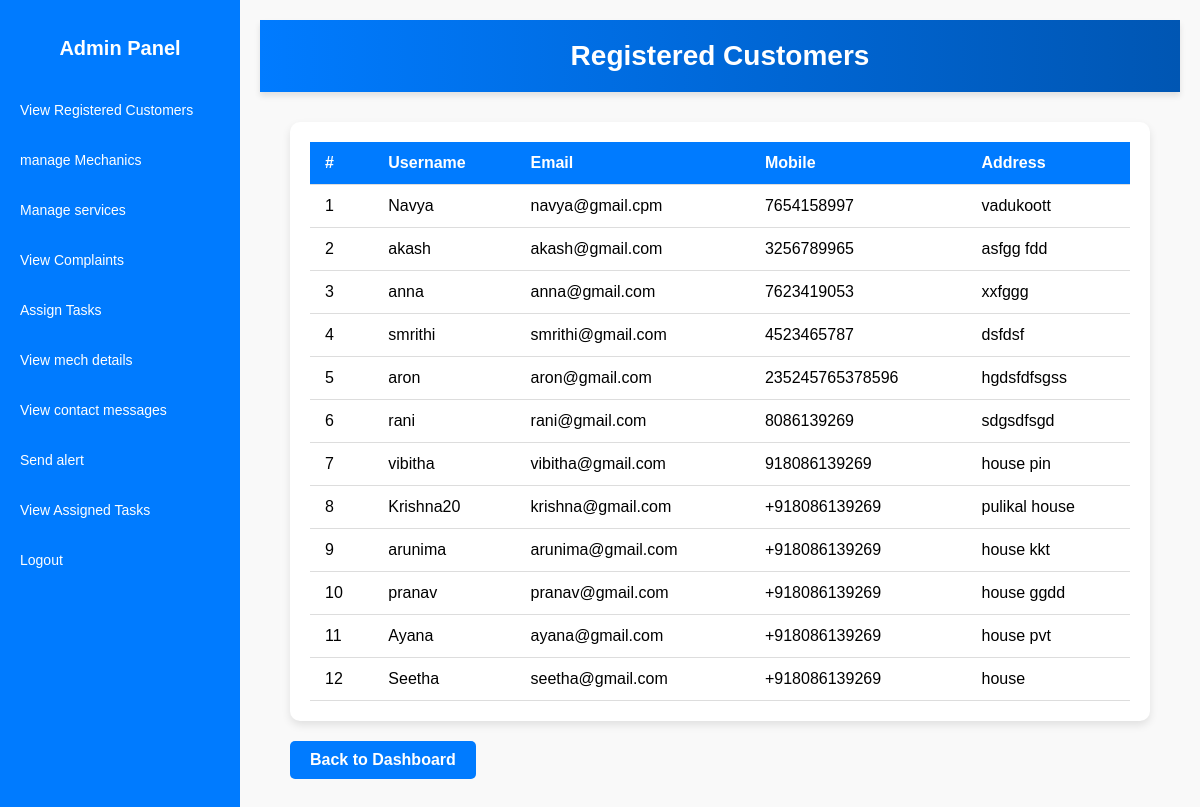
The app's page /registered-customers/ with its own data.
### Home/models.py (models this page shows, shortened)
class Customer(models.Model):
    user = models.OneToOneField(User, on_delete=models.CASCADE)
    mobile = models.CharField(max_length=15)
    address = models.TextField()

### Home/views.py (the view)
# urls.py: path('registered-customers/', views.registered_customers, name='registered_customers'),
def registered_customers(request):
    customers = Customer.objects.all()  # Assuming `Customer` is the model
    return render(request, 'registered_customers.html', {'customers': customers})

### templates/registered_customers.html (shortened to what this page needs)
{% extends 'base_admin.html' %}
{% block content %}
<!DOCTYPE html>
<html lang="en">
<head>
</head>
<body>
    <div class="header">
        <h2>Registered Customers</h2>
    </div>
    <div class="container">
        <div class="table-container">
            <table>
                <thead>
                    <tr>
                        <th>#</th>
                        <th>Username</th>
                        <th>Email</th>
                        <th>Mobile</th>
                        <th>Address</th>
                    </tr>
                </thead>
                <tbody>
                    {% for customer in customers %}
                    <tr>
                        <td>{{ forloop.counter }}</td>
                        <td>{{ customer.user.username }}</td>
                        <td>{{ customer.user.email }}</td>
                        <td>{{ customer.mobile }}</td>
                        <td>{{ customer.address }}</td>
                    </tr>
                    {% empty %}
                    <tr>
                        <td colspan="5" style="text-align: center;">No registered customers found.</td>
                    </tr>
                    {% endfor %}
                </tbody>
            </table>
        </div>
        <a href="#" class="btn-back">Back to Dashboard</a>
    </div>
</body>
</html>
{% endblock %}

### templates/base_admin.html (style rules this page uses)
body { margin: 0; font-family: Arial, sans-serif; background-color: #f4f4f9; }

### templates/registered_customers.html (style rules this page uses)
body { margin: 0; font-family: Arial, sans-serif; background-color: #f9f9f9; }
.header { background: linear-gradient(90deg, #007bff, #0056b3); color: white; padding: 20px 0; text-align: center; box-shadow: 0 4px 6px rgba(0, 0, 0, 0.1); }
.header h2 { margin: 0; font-size: 28px; font-weight: bold; }
.container { padding: 30px; max-width: 1200px; margin: auto; }
.table-container { background-color: #ffffff; border-radius: 10px; box-shadow: 0 4px 8px rgba(0, 0, 0, 0.1); padding: 20px; }
table { width: 100%; border-collapse: collapse; }
table th, table td { padding: 12px 15px; text-align: left; border-bottom: 1px solid #ddd; }
table th { background-color: #007bff; color: white; }
.btn-back { display: inline-block; margin-top: 20px; padding: 10px 20px; background-color: #007bff; color: white; text-decoration: none; border-radius: 5px; font-weight: bold; }

### records on screen
Customer: user.username "Navya", user.email "navya@gmail.cpm", mobile "7654158997", address "vadukoott"
Customer: user.username "akash", user.email "akash@gmail.com", mobile "3256789965", address "asfgg fdd"
Customer: user.username "anna", user.email "anna@gmail.com", mobile "7623419053", address "xxfggg"
Customer: user.username "smrithi", user.email "smrithi@gmail.com", mobile "4523465787", address "dsfdsf"
Customer: user.username "aron", user.email "aron@gmail.com", mobile "235245765378596", address "hgdsfdfsgss"
Customer: user.username "rani", user.email "rani@gmail.com", mobile "8086139269", address "sdgsdfsgd"
Customer: user.username "vibitha", user.email "vibitha@gmail.com", mobile "918086139269", address "house pin"
Customer: user.username "Krishna20", user.email "krishna@gmail.com", mobile "+918086139269", address "pulikal house"
Customer: user.username "arunima", user.email "arunima@gmail.com", mobile "+918086139269", address "house kkt"
Customer: user.username "pranav", user.email "pranav@gmail.com", mobile "+918086139269", address "house ggdd"
Customer: user.username "Ayana", user.email "ayana@gmail.com", mobile "+918086139269", address "house pvt"
Customer: user.username "Seetha", user.email "seetha@gmail.com", mobile "+918086139269", address "house"
